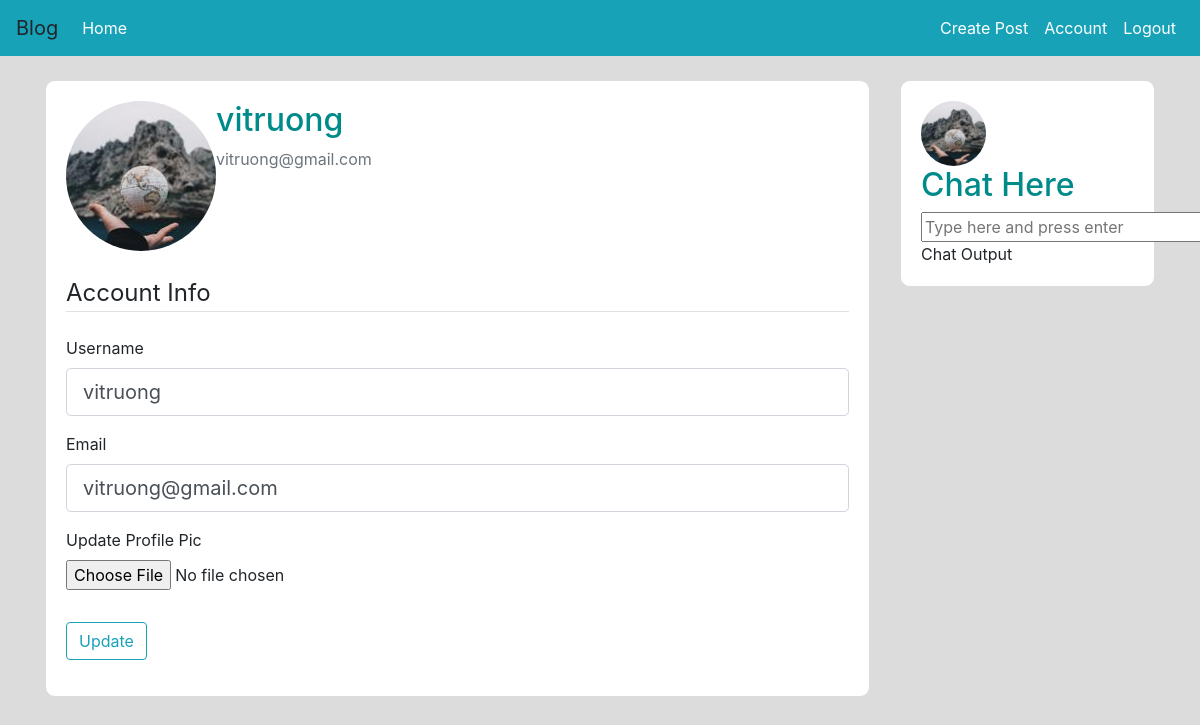
Page /account (signed in) on the committed database.
### flaskblog/model.py (models this page shows, shortened)
class User(db.Model, UserMixin):
    id = db.Column(db.Integer, autoincrement=True, primary_key=True)
    username = db.Column(db.String(20), unique=True, nullable=False)
    email = db.Column(db.String(120), unique=True, nullable=False)
    image_file = db.Column(db.String(20), nullable=False, default='default.jpg')
    password = db.Column(db.String(60), nullable=False)
    posts = db.relationship('Post', backref='author', lazy=True)

### flaskblog/routes.py (the view)
@app.route('/account', methods=['GET', 'POST'])
@login_required
def account():
    form = UpdateAccountForm()
    if form.validate_on_submit():
        if form.picture.data:
            picture_file = save_picture(form.picture.data)
            current_user.image_file = picture_file
        current_user.username = form.username.data
        current_user.email = form.email.data
        db.session.commit()
        flash('Your account has been updated', 'success')
        return redirect(url_for('account'))
    elif request.method == 'GET':
        form.username.data = current_user.username
        form.email.data = current_user.email
    image_file = url_for('static', filename='profile_pics/' + current_user.image_file)
    return render_template('account.html', title='Account', image_file=image_file, form=form)

### flaskblog/forms.py (shortened to what this page needs)
class UpdateAccountForm(FlaskForm):
    username = StringField('Username', validators=[DataRequired(), Length(min=2, max=20)])
    email = StringField('Email', validators=[DataRequired(), Email()])
    picture = FileField('Update Profile Pic', validators=[FileAllowed(['jpg','png'])])
    submit = SubmitField('Update')

### flaskblog/model.py (called while the page is built)
@login_manager.user_loader
def load_user(user_id):
    return User.query.get(int(user_id))

### flaskblog/templates/account.html (shortened to what this page needs)
{% extends 'base.html' %}
{% block body %}
    <div class="content-section">
      <div class="media">
        <img class="rounded-circle account-img" src="{{ image_file }}">
        <div class="media-body">
          <h2 class="account-heading">{{ current_user.username }}</h2>
          <p class="text-secondary">{{ current_user.email }}</p>
        </div>
      </div>
<br>
        <form method="POST" action="" enctype="multipart/form-data">
            <fieldset class="form-group">
                <legend class="border-bottom mb-4">Account Info</legend>
                <div class="form-group">
                    {{ form.username.label(class="form-control-label") }}
                    {% if form.username.errors %}
                        {{ form.username(class="form-control form-control-lg is-invalid") }}
                        <div class="invalid-feedback">
                            {% for error in form.username.errors %}
                                <span>{{ error }}</span>
                            {% endfor %}
                        </div>
                    {% else %}
                        {{ form.username(class="form-control form-control-lg") }}
                    {% endif %}
                </div>
                <div class="form-group">
                    {{ form.email.label(class="form-control-label") }}
                     {% if form.email.errors %}
                        {{ form.email(class="form-control form-control-lg is-invalid") }}
                        <div class="invalid-feedback">
                            {% for error in form.email.errors %}
                                <span>{{ error }}</span>
                            {% endfor %}
                        </div>
                    {% else %}
                        {{ form.email(class="form-control form-control-lg") }}
                    {% endif %}
                </div>
                <div class="form-group">
                    {{ form.picture.label }}
                    {{ form.picture(class="form-control-file") }}
                </div>
            </fieldset>
            <div class="form-group">
                {{ form.submit(class="btn btn-outline-info") }}
            </div>
        </form>
    </div>
{% endblock %}

### flaskblog/templates/base.html (shortened to what this page needs)
<!DOCTYPE html>
<html>
<head>
    <link rel="stylesheet" href="https://maxcdn.bootstrapcdn.com/bootstrap/4.0.0/css/bootstrap.min.css">
     <link rel="stylesheet" href="https://use.fontawesome.com/releases/v5.0.10/css/all.css">
    <link rel="stylesheet" type="text/css" href="/static/styles.css">
</head>
<body>
  <nav class="navbar navbar-expand-lg navbar-dark bg-info">
    <a class="navbar-brand">Blog</a>
    <div class="collapse navbar-collapse" id="navbarNav">
      <div class="navbar-nav mr-auto">
        <li class="nav-item active">
          <a class="nav-link" href="/">Home <span class="sr-only">(current)</span></a>
        </li>
      </div>
        <div class="navbar-nav">
          {% if current_user.is_authenticated %}
            <li class="nav-item active">
            <a class="nav-link" href="/post/new">Create Post</a>
            </li>
            <li class="nav-item active">
            <a class="nav-link" href="/account">Account</a>
            </li>
            <li class="nav-item active">
            <a class="nav-link" href="/logout">Logout</a>
            </li>
          {% endif %}
      </div>
    </div>
  </nav>
<br>
  <main role="main" class="container">
    <div class="row">
      <div class="col-md-9">
        {% block body %}{% endblock %}
      </div>
      <div class="col-md-3">
        <div class="content-section">
          <img class="rounded-circle img" src="{{ url_for('static', filename='profile_pics/' + current_user.image_file) }}">
          <h2>Chat Here </h2>
            <div><input id=input size="25" placeholder="Type here and press enter" /></div>
          Chat Output
        </div>
      </div>
    </div>
  </main>
</body>
</html>

### flaskblog/static/styles.css (style rules this page uses)
h2 { color: #008B8B; }
a { color: #008B8B; }
body { background-color: gainsboro; }
.img { height: 65px; width: 65px; margin-right: 16px; }
.content-section { background: #ffffff; padding: 20px 20px; border: 1px solid #dddddd; border-radius: 10px; margin-bottom: 20px; }

### rows in the picture
User: username "vitruong", email "vitruong@gmail.com", image_file (picture)
